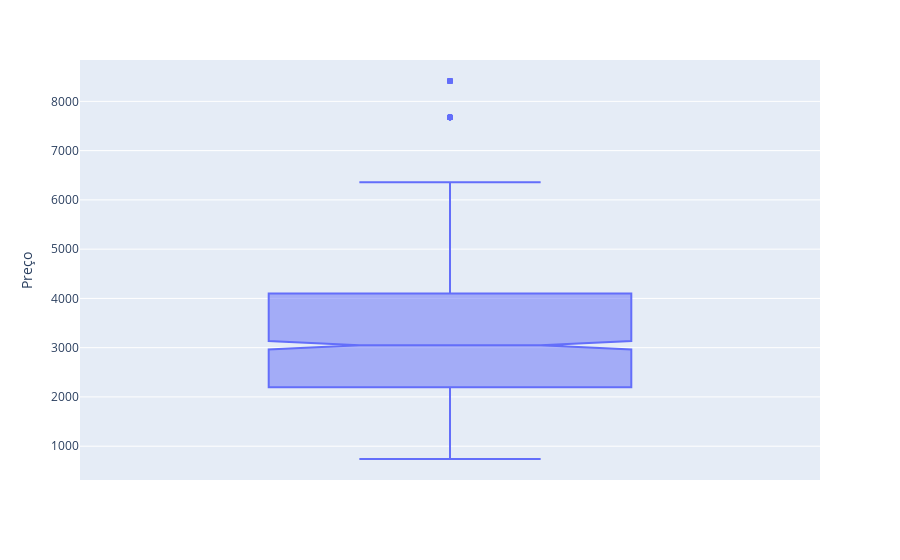

This figure's notebook cell:
### Code cell
fig = px.box(dados_submarino, y="Preço", notched=True)
fig.show()

### Figure 1 — Plotly figure (JSON) as saved in the notebook; plotly's stock layout.template omitted (floating-point values rounded to 4 significant figures; data arrays with more than 128 entries replaced by an {"elided": "..."} marker saying what was removed)
{"data": [{"alignmentgroup": "True", "hovertemplate": "Preço=%{y}<extra></extra>", "legendgroup": "", "marker": {"color": "#636efa"}, "name": "", "notched": true, "offsetgroup": "", "orientation": "v", "showlegend": false, "type": "box", "x0": " ", "xaxis": "x", "y": {"elided": "1188 float values"}, "y0": " ", "yaxis": "y"}], "layout": {"boxmode": "group", "legend": {"tracegroupgap": 0}, "margin": {"t": 60}, "xaxis": {"anchor": "y", "domain": [0, 1]}, "yaxis": {"anchor": "x", "domain": [0, 1], "title": {"text": "Preço"}}}}
